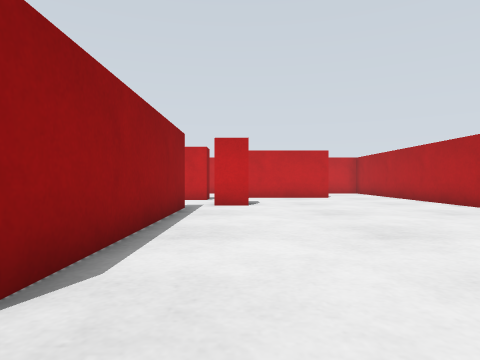
view 1 (above)

21 first-person views from a walk through a robot-simulator world made for Gazebo. The camera is 0.15 m above the floor, looks level and sees 75° across. The floor is counted in squares, 0.2 m on a side. Each view is taken from the middle of a square. On the plan, view 1 faces up. The plan holds only what a view shows up to about 10 squares ahead; the rest is blank.

view 2
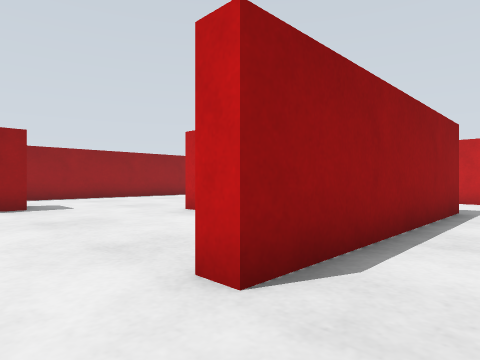

view 3
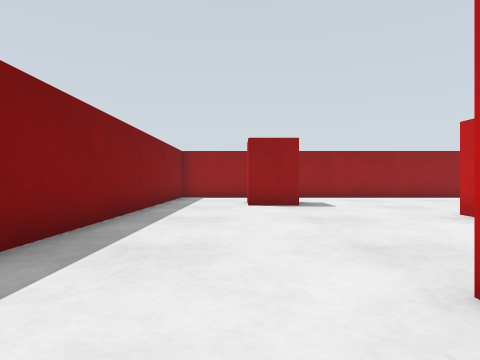

view 4
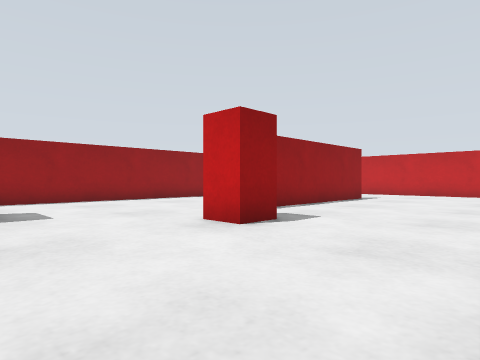

view 5
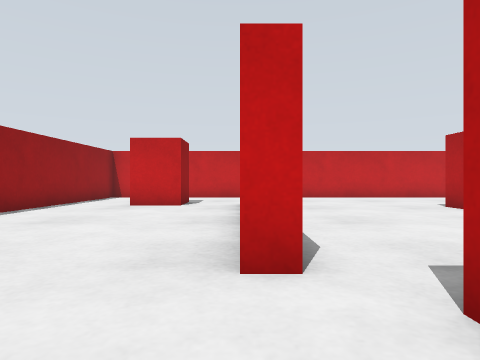

view 6
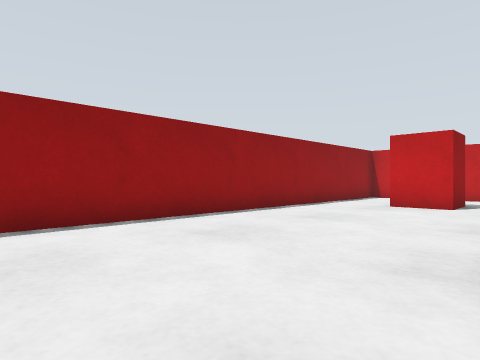

view 7
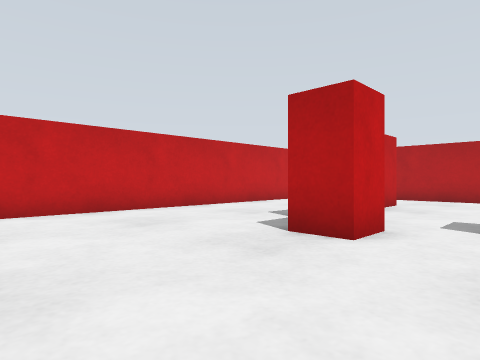

view 8
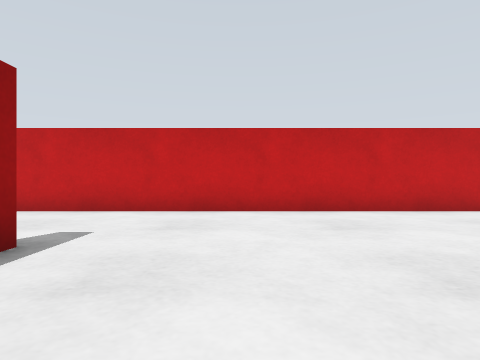

view 9
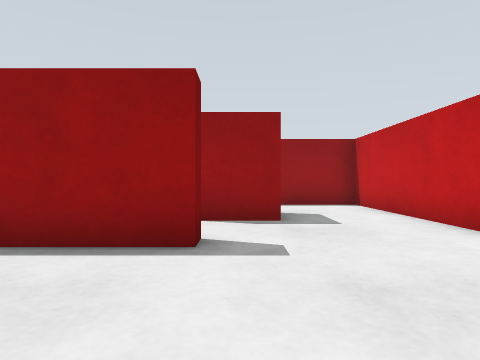

view 10
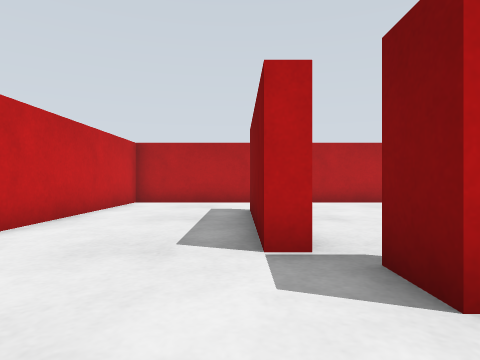

view 11
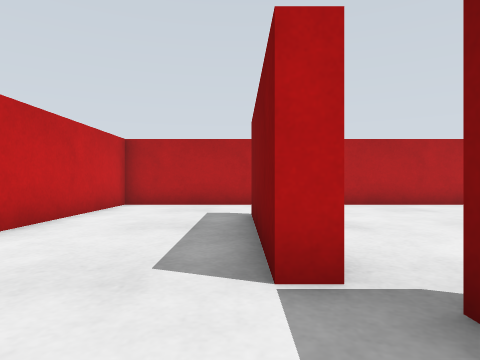

view 12
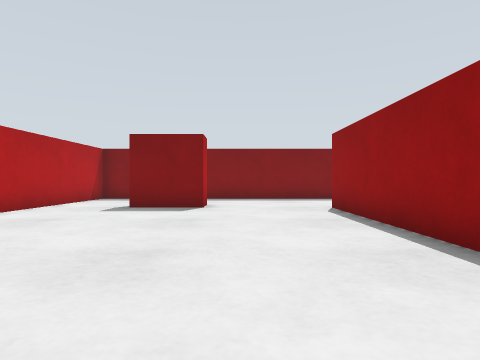

view 13
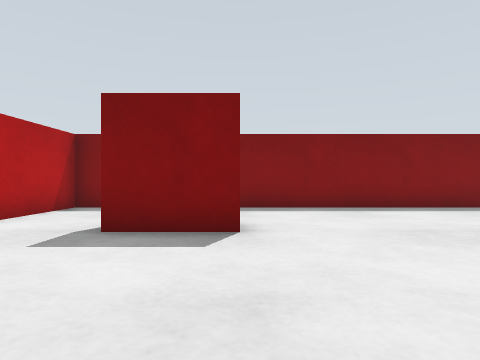

view 14
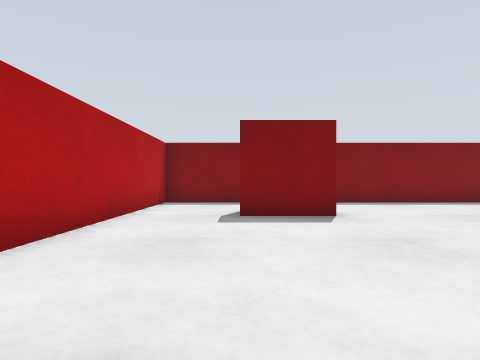

view 15
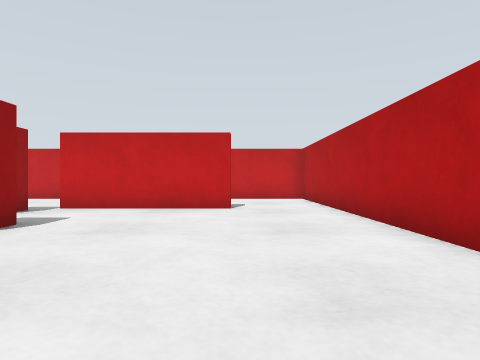

view 16
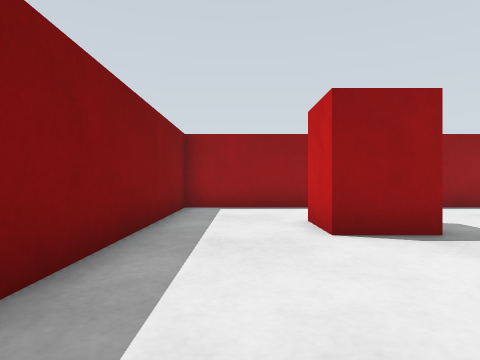

view 17
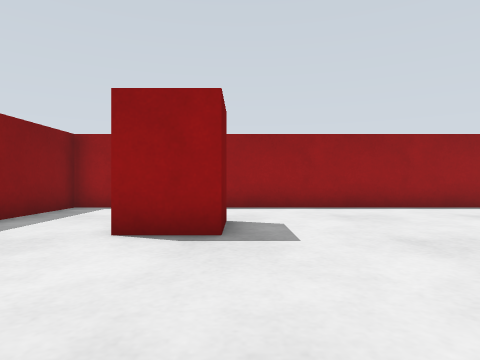

view 18
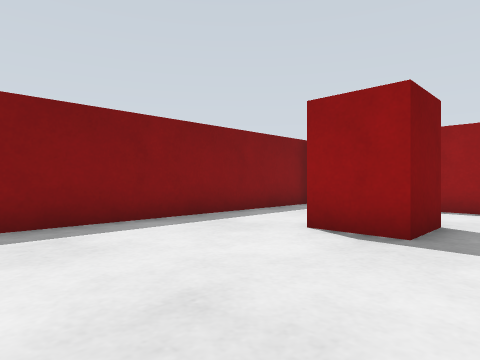

view 19
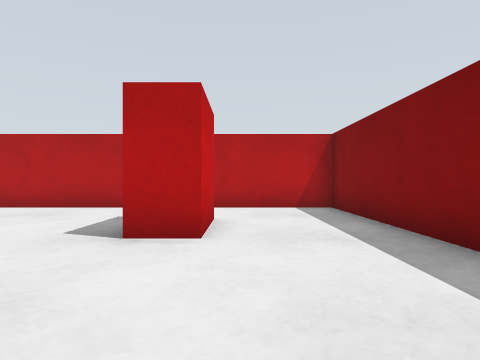

view 20
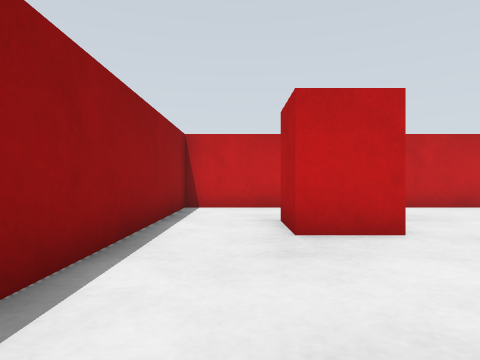

view 21
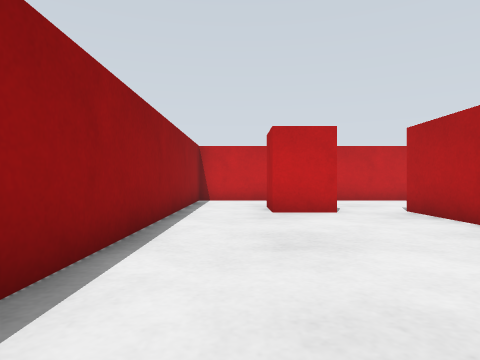

### Floor plan
Key: @ floor where view 1 was taken; # wall or solid block; . floor; B red box; P pillar.
Columns run from 14 left of view 1 to 7 right of it. Each row starts with its distance up from view 1.
 18 ######################
 17 #....................#
 16 #....................#
 15 #..PP................#
 14 #..PP........#####...#
 13 #..PP.#.....BB####...#
 12 #.....#.....BB.......#
 11 #.....#..............#
 10 #.....#......BB......#
  9 #.....#.......B......#
  8 #.....#.....#........#
  7 #.....#.....#........#
  6 #.......B...#........#
  5 #......BB...#........#
  4 #...........#........#
  3 #...........#........#
  2 #...P.......#........#
  1 #..P P..........PPP..#
  0 #...P.........@......#
 -1 #....................#
 -2 #....................#
 -3 ######################

Positions as (right, up) in squares from view 1, and headings:
1: (0, 0), facing up
2: (0, 0), facing up-left
3: (0, 0), facing left
4: (-2, 1), facing up-left
5: (-8, 4), facing up
6: (-8, 4), facing up-left
7: (-6, 10), facing up-right
8: (-5, 10), facing up
9: (-4, 14), facing left
10: (-4, 14), facing right
11: (-3, 14), facing right
12: (1, 10), facing down
13: (2, 6), facing down
14: (4, 8), facing down
15: (4, 5), facing up
16: (-5, -1), facing left
17: (-5, 2), facing left
18: (-5, 3), facing down-left
19: (-2, 0), facing right
20: (-12, 9), facing up
21: (-12, 6), facing up
